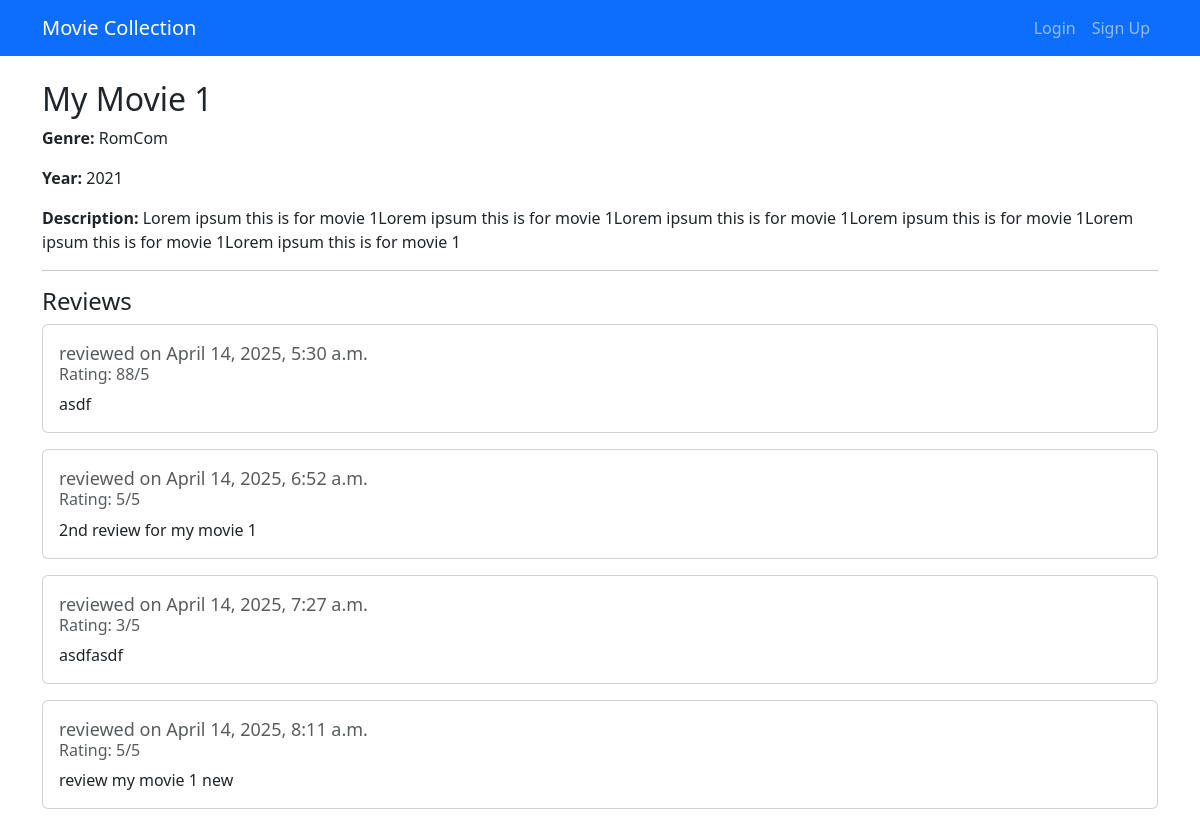
The page /movie/1/ on the database its author committed.
### moviecollection/models.py (models this page shows, shortened)
class Movie(models.Model):
    title = models.CharField(max_length=200)
    genre = models.CharField(max_length=100)
    release_year = models.IntegerField()
    description = models.TextField()
    owner = models.ForeignKey(User, on_delete=models.CASCADE, related_name='movies')
    created_at = models.DateTimeField(auto_now_add=True)
    updated_at = models.DateTimeField(auto_now=True)

class Review(models.Model):
    movie = models.ForeignKey('Movie', on_delete=models.CASCADE, related_name='reviews')
    review_text = models.TextField()
    rating = models.IntegerField()
    created_at = models.DateTimeField(auto_now_add=True)

### moviecollection/views.py (the view)
# urls.py: path('movie/<int:movie_id>/', views.movie_detail, name='movie_detail'),
def movie_detail(request, movie_id):
    movie = get_object_or_404(Movie, id=movie_id)
    reviews = Review.objects.filter(movie=movie)
    can_review = request.user.is_authenticated and movie.owner == request.user
    return render(request, 'moviecollection/movie_detail.html', {
        'movie': movie,
        'reviews': reviews,
        'can_review': can_review
    })

### moviecollection/templates/moviecollection/movie_detail.html (shortened to what this page needs)
{% extends 'base.html' %}
{% block content %}
<h2>{{ movie.title }}</h2>
<p><strong>Genre:</strong> {{ movie.genre }}</p>
<p><strong>Year:</strong> {{ movie.release_year }}</p>
<p><strong>Description:</strong> {{ movie.description }}</p>
<hr>
<h4>Reviews</h4>
{% for review in reviews %}
    <div class="card mb-3">
        <div class="card-body">
            <h5 class="card-title mb-1">
                <span class="text-muted" style="font-size: 0.9em;">
                    reviewed on {{ review.created_at|date:"F j, Y, g:i a" }}
                </span>
            </h5>
            <h6 class="card-subtitle mb-2 text-muted">Rating: {{ review.rating }}/5</h6>
            <p class="card-text">{{ review.review_text }}</p>
        </div>
    </div>
{% empty %}
    <p>No reviews yet.</p>
{% endfor %}
{% endblock %}

### rows shown on the page
Movie: title "My Movie 1", genre "RomCom", release_year "2021", description "Lorem ipsum this is for movie 1Lorem ipsum this is for movie 1Lorem ipsum this is for movie 1Lorem ipsum this is for movie 1Lorem ipsum this is for movie 1Lorem ipsum this is for movie 1"
Review: created_at "April 14, 2025, 5:30 a.m.", rating "88", review_text "asdf"
Review: created_at "April 14, 2025, 6:52 a.m.", rating "5", review_text "2nd review for my movie 1"
Review: created_at "April 14, 2025, 7:27 a.m.", rating "3", review_text "asdfasdf"
Review: created_at "April 14, 2025, 8:11 a.m.", rating "5", review_text "review my movie 1 new"
